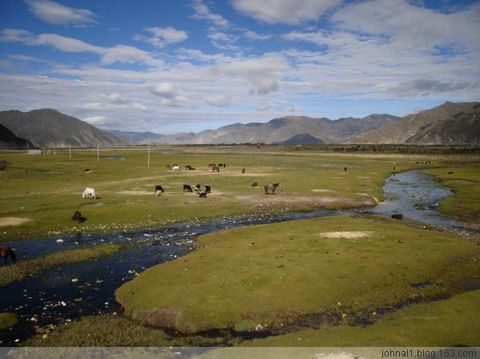
#> input picture 图像识别/test/TEST1/1.JPG, 480 x 359 px; its folder holds only this picture in this run
$ python testimgilar.py
#> lines starting #> are read from the running program, lines starting #| are printed output that depends on the picture
from PIL import Image


# img = Image.open('1.jpg')
# new_img = img.convert('L')

def make_regalur_image(img, size=(256, 256)):
    return img.resize(size).convert('RGB')


def hist_similar(lh, rh):
    assert len(lh) == len(rh)
    return sum(1 - (0 if l == r else float(abs(l - r)) / max(l, r)) for l, r in zip(lh, rh)) / len(lh)


def calc_similar(li, ri):
    return hist_similar(li.histogram(), ri.histogram())


def calc_similar_by_path(lf, rf):
#> called with lf = 'test/TEST1/1.JPG', rf = 'test/TEST1/2.JPG'
    li, ri = make_regalur_image(Image.open(lf)), make_regalur_image(Image.open(rf))
#> in make_regalur_image, `return img.resize(size).convert('RGB')`:
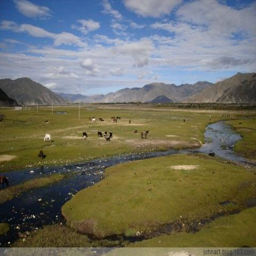
#> returned value: PIL image 256x256 RGB; mean R, G, B 109.7, 109.8, 97.3
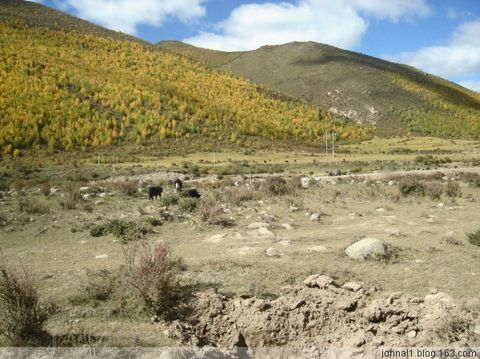
#> input picture 图像识别/test/TEST2/2.JPG, 480 x 359 px, found by its file name
#> call 2 of make_regalur_image, with size = (256, 256)
#> in make_regalur_image (call 2), `return img.resize(size).convert('RGB')`:
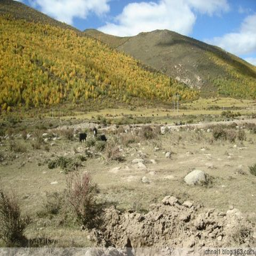
#> returned value: PIL image 256x256 RGB; mean R, G, B 150.7, 144.4, 112.6
    return calc_similar(li, ri)


if __name__ == '__main__':
    path = r'test/TEST%d/%d.JPG'
    for i in range(1, 7):
        print('test_case_%d: %.3f%%' % (i, calc_similar_by_path('test/TEST%d/%d.JPG' % (i, 1), 'test/TEST%d/%d.JPG' % (i, 2)) * 100))
#> pass 2 of the loop `for i in range(1, 7):`:
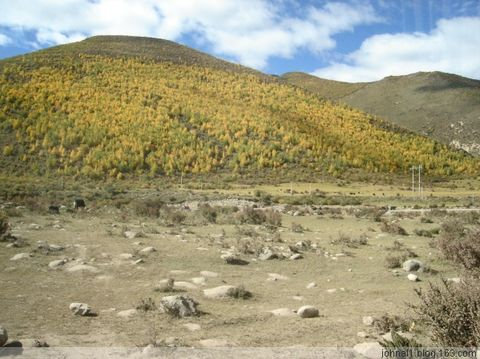
#> input picture 图像识别/test/TEST2/1.JPG, 480 x 359 px
#> in make_regalur_image (call 3), `return img.resize(size).convert('RGB')`:
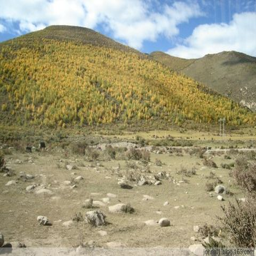
#> returned value: PIL image 256x256 RGB; mean R, G, B 158.4, 153, 122.5
